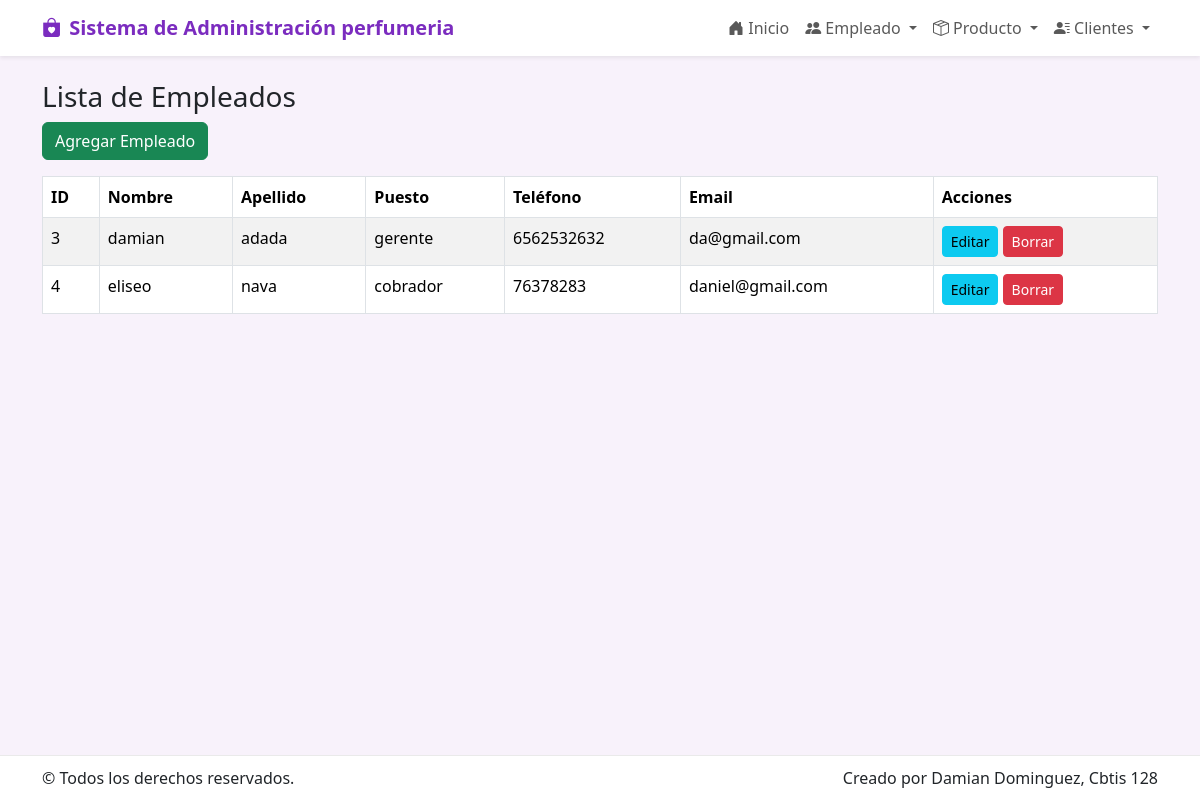
The app's page /empleado/ with its own data.
### app_perfumeria/models.py (models this page shows, shortened)
class Empleado(models.Model):
    nombre = models.CharField(max_length=100)
    apellido = models.CharField(max_length=100)
    fecha_nacimiento = models.DateField(blank=True, null=True)
    puesto = models.CharField(max_length=100, blank=True, null=True)
    telefono = models.CharField(max_length=20, blank=True, null=True)
    email = models.EmailField(blank=True, null=True)
    fecha_contratacion = models.DateField(blank=True, null=True)
    activo = models.BooleanField(default=True)

### app_perfumeria/views.py (the view)
# urls.py: path('empleado/', views.ver_empleado, name='ver_empleado'),
def ver_empleado(request):
    empleados = Empleado.objects.all().order_by('id')
    return render(request, 'empleado/ver_empelado.html', {'empleados': empleados})

### app_perfumeria/templates/empleado/ver_empelado.html
{% extends 'base.html' %}
{% block content %}
<h3>Lista de Empleados</h3>
<a class="btn btn-success mb-3" href="{% url 'agregar_empleado' %}">Agregar Empleado</a>
<table class="table table-striped table-bordered">
  <thead>
    <tr>
      <th>ID</th><th>Nombre</th><th>Apellido</th><th>Puesto</th><th>Teléfono</th><th>Email</th><th>Acciones</th>
    </tr>
  </thead>
  <tbody>
    {% for e in empleados %}
    <tr>
      <td>{{ e.id }}</td>
      <td>{{ e.nombre }}</td>
      <td>{{ e.apellido }}</td>
      <td>{{ e.puesto }}</td>
      <td>{{ e.telefono }}</td>
      <td>{{ e.email }}</td>
      <td>
        <a class="btn btn-info btn-sm" href="{% url 'actualizar_empleado' e.id %}">Editar</a>
        <a class="btn btn-danger btn-sm" href="{% url 'borrar_empleado' e.id %}">Borrar</a>
      </td>
    </tr>
    {% empty %}
    <tr><td colspan="7">No hay empleados registrados.</td></tr>
    {% endfor %}
  </tbody>
</table>
{% endblock %}

### app_perfumeria/templates/base.html (style rules this page uses)
:root { --morado: #7b2cbf; --rosa: #ff6bcb; --suave: #f8f2fb; }
body { background: var(--suave); }

### records on screen
Empleado: id "3", nombre "damian", apellido "adada", puesto "gerente", telefono "6562532632", email "da@gmail.com"
Empleado: id "4", nombre "eliseo", apellido "nava", puesto "cobrador", telefono "76378283", email "daniel@gmail.com"
